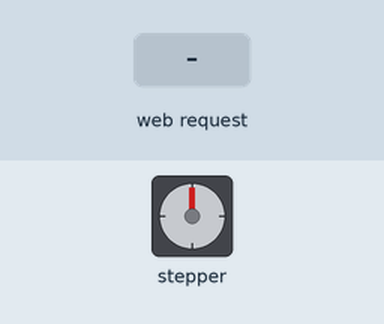
This sketch was run on a simulated ESP8266 (NodeMCU). Parts: stepper motor. The inputs (shaded band) are chosen by the test bench. WiFi joins after 1.5 s; servers stay silent unless stated; stepper angles assume 2048 steps per turn; what the sketch prints to the serial monitor is not drawn.

Above: at 2.7 s.
2.8 s: HTTP request GET /sendValue?degrees=1 received
At 3.25 s:
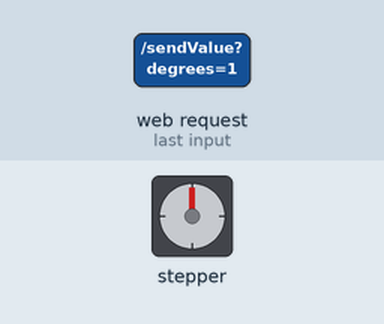
5.8 s: HTTP request GET /sendValue?degrees=120 received
8.8 s: HTTP request GET /sendValue?degrees=0 received
At 10.1 s:
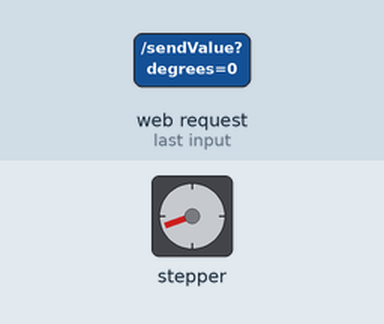
10.4 s: HTTP request GET /sendValue?degrees=1 received
At 10.9 s:
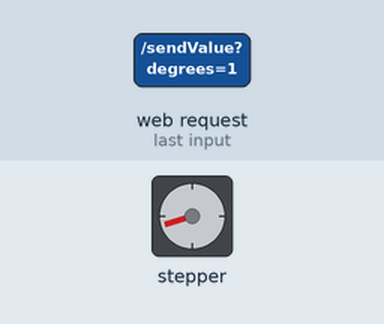
13.4 s: HTTP request GET /sendValue?degrees=120 received
Timing chart, 0 to 29.6 s (numbered marks = the images above; inputs shaded):
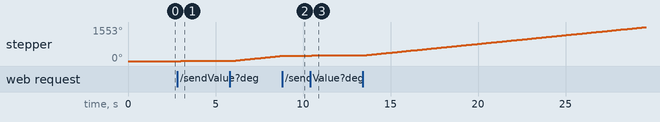

The sketch:

ESP-8266_lightSensor-Step.ino
```cpp
#include <ESP8266WiFi.h>
#include <ESP8266WebServer.h>
#include <Stepper.h>
#include <String.h>
#include "lightSensor_Stepper.h"

const int stepperRevolution = 2048;
Stepper myStepper(stepperRevolution, D1, D3, D2, D4);
ESP8266WebServer server(80);

#define TENWIFI "chithanh"
#define PASSWIFI "mottoichin"

int degreeToSteps(int degree) {
  if (degree == 0) return 0;
  return stepperRevolution / (360 / degree);
}

void connection() {
  String s = MAIN_page;
  server.send(200, "text/html", s);
}

void setup() {
  myStepper.setSpeed(14);
  Serial.begin(9600);

  WiFi.begin(TENWIFI, PASSWIFI);
  Serial.print("\n Đang thử kết nối");
  while (WiFi.status() != WL_CONNECTED) {
    delay(500);
    Serial.print(".");
  }
  Serial.print("\n Kết nối thanh công. IP address: ");
  Serial.println(WiFi.localIP());
  server.begin();  // Khởi động server.
  Serial.print("Server đã khởi động.");

  server.on("/", connection);
  server.on("/readSerial", handleReadSerial);
  server.on("/sendValue", handleSendValue);
  server.begin();
}

void handleReadSerial() {
  // Gửi giá trị cảm biến về client
    float light = analogRead(A0);
    server.send(200, "text/plain", "Giá trị cảm biến ánh sáng: " + String(light));
}

int receivedValue = 0;
void handleSendValue() {
  if (server.hasArg("degrees")) {
    String recString = server.arg("degrees");
    bool isNeg = (recString[0] == '-') ? true : false;
    if (isNeg) {
      recString[0] = '0';
      receivedValue = -1.0 * recString.toInt();
    } else {
      receivedValue = server.arg("degrees").toInt();
    }
  }
}

bool isStepped = false;
int offset = 0;

void loop() {
  server.handleClient();

  unsigned long currentMillis = millis();

  if (receivedValue != 0 && currentMillis % 500 <= 15 && !isStepped) {
    int degree = receivedValue;
    if (receivedValue < 0) {
      degree = receivedValue - offset;
    }
    else {
      degree = receivedValue + offset;
    }
    Serial.println(degree);
    myStepper.step(degreeToSteps(degree));
    isStepped = true;
  } else {
    isStepped = false;
  }
}
```

lightSensor_Stepper.h
```cpp
const char MAIN_page[] PROGMEM = R"=====(
<!DOCTYPE html>
<html>
  <head>
    <meta name='viewport' content='width=device-width, initial-scale=1.0'/>
    <meta charset='utf-8'>
    <style>
      html {
        font-family: Helvetica;
        display: inline-block;
        margin: 0px auto;
        text-align: center;
      }
    .button {
      background-color: #4CAF50;
      border: none;
      color: white;
      padding: 16px 40px;
      text-decoration: none;
      font-size: 30px;
      margin: 2px;
      cursor: pointer;
    }
    .button2 {
      background-color: #555555;
    }
    .btn{
      background-color: #4CAF50;
      border: none;
      color: white;
      padding: 8px 20px;
      text-decoration: none;
      font-size: 16px;
      margin: 2px;
      cursor: pointer;
    }
    .degrees-input {
      width: 60px;
      height: 30px;
      font-size: 20px;
      text-align: center;
    }
    </style>
    <title>Cảm biến ánh sáng và Stepper</title>
  </head>
  <body>
    <h1><p id="serialMonitor"> None </p><h1><br>
      <div id="motor_controller">
        <p>Điều khuyển động cơ bước</p>
        Degrees: <input class="degrees-input" type="text" id="degrees" value="">
        <button class="btn" onclick="sendValue()">Send</button>
      </div>

    <script>
      window.onload = function() {
        readSerial();
      };

      function readSerial() {
        var serialMonitor = document.getElementById('serialMonitor');
        var xhttp = new XMLHttpRequest();
        xhttp.onreadystatechange = function() {
          if (this.readyState == 4 && this.status == 200) {
            serialMonitor.innerHTML = this.responseText;
            setTimeout(readSerial, 500);
          }
        };
        xhttp.open('GET', 'readSerial', true);
        xhttp.send();
      }


      function sendValue() {
        var degreesInput = document.getElementById('degrees');
        var xhttp2 = new XMLHttpRequest();
        var degrees = degreesInput.value;
        xhttp2.open('POST', 'sendValue', true);
        xhttp2.setRequestHeader('Content-type', 'application/x-www-form-urlencoded');
        xhttp2.send('degrees=' + degrees);
      }
    </script>
  </body>
</html>
)=====";
```

Measured:
- after the input at 8.8 s, stepper: goes on until 8.9 s, then stays 250°
